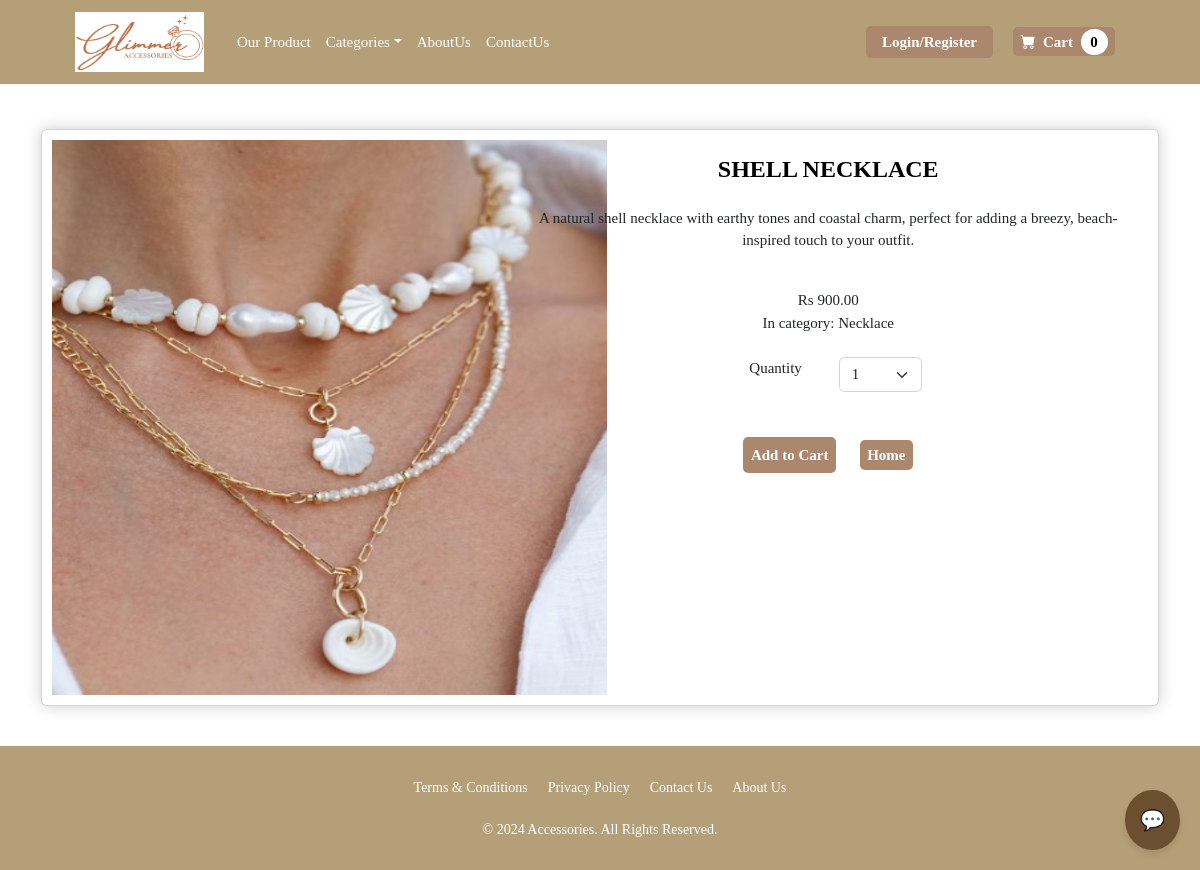
The page /product/19 on the database its author committed.
### ecommerce/models.py (models this page shows, shortened)
class Product(models.Model):
    name=models.CharField(max_length=100)
    price=models.DecimalField(default=0,decimal_places=2,max_digits=6)
    category=models.ForeignKey(Category,on_delete=models.CASCADE,default=1)
    description=models.CharField(max_length=250,default='',blank=True,null=True)
    image=models.ImageField(upload_to='uploads/product')
    is_sale=models.BooleanField(default=False)
    sale_price=models.DecimalField(default=0,decimal_places=2,max_digits=6)

class Category(models.Model):
    name = models.CharField(max_length=200)
    def __str__(self):
		    return self.name

### ecommerce/views.py (the view)
# urls.py: path('product/<int:pk>',views.product,name='product'),
def product(request,pk):
    product= Product.objects.get(id=pk)
    return render(request,'product.html',{'product':product})

### cart/cart.py (called while the page is built)
    def __len__(self):
        return len(self.cart)

### cart/context_processors.py (called while the page is built)
def cart(request):
    return{'cart':Cart(request)}

### ecommerce/templates/product.html (shortened to what this page needs)
{%extends 'main.html' %}
{%load static%}
{%block content%}
<div class="container" style="margin-bottom: 40px;">
  <div class="card mb-3 mt-5 box-element">
      <div class="row g-0">
            <div class="col-md-5">
              <img src="{{product.image.url}}" alt="hi" style="width:555px;height: 555px;">
            </div>
            <div class="col-md-7">
              <div class="card-body">
                <center>
                  <h5 class="card-title title__line--6">{{product.name}}</h5>
                 <div class="card-body">
                    <p class="card-text justified">{{product.description}}</p>
                 </div>
                 <br>
                  {%if product.is_sale%}
                    <div class="text-center">
                      <h6><strike>Rs {{product.price}}</strike></h6>
                      <h6>Rs {{product.sale_price}}</h6>
                    </div>
                  {%else%}
                      Rs {{product.price}}
                      <br>
                  {%endif%}
                  In category: {{product.category}}
                    <br><br>
                  <div class="row justify-content-center">
                    <div class="col-md-2">
                      Quantity
                    </div>
                    <div class="col-md-2">
                      <select class="form-select" id="qty-cart">
                        <option value="1">1</option>
                      </select>
                    </div>
                  </div>
                  <br>
                  <br>
                  <button type="button" value="{{product.id}}" class="custom-cart-button" id="add-cart">Add to Cart</button>
                  <a class="custom-cart-button" href="{%url 'home' %}">Home</a>
                </center>
              </div>
            </div>
        </div>
      </div>
  </div>
{%endblock content%}

### ecommerce/templates/main.html (style rules this page uses)
* { margin: 0; padding: 0; box-sizing: border-box; }

### rows shown on the page
Product: image (picture), description "A natural shell necklace with earthy tones and coastal charm, perfect for adding a breezy, beach-inspired touch to your outfit.", price "900.00", category "Necklace"

### other values the page prints
{{ cart|length }} "0"
